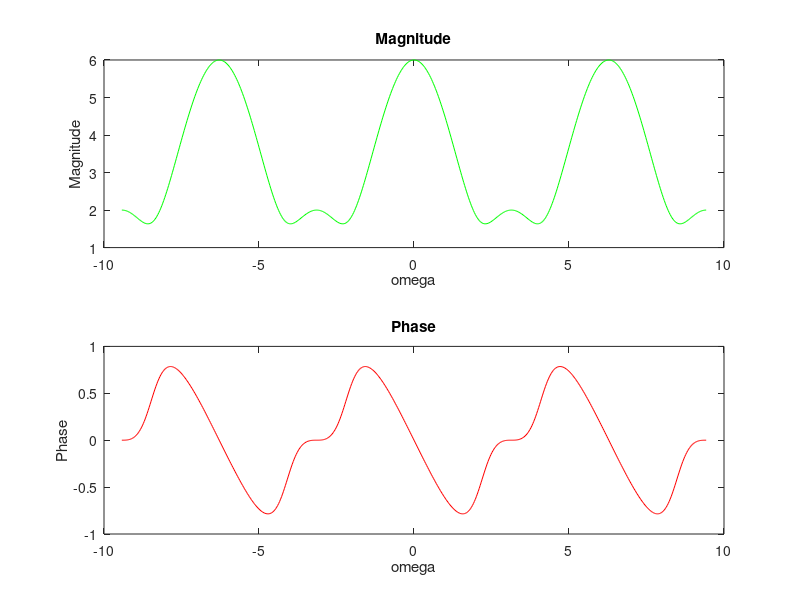

MATLAB code for this plot:
clc; clear all; close all;

h = [3 2 1];

omega = [-3*pi:pi/100:3*pi];

H = 3 + 2*exp(-i*omega)+exp(-2i*omega);

figure; 
subplot(2,1,1) 
plot(omega, abs(H), 'g'); 
xlabel('omega'); 
ylabel('Magnitude');
title('Magnitude')

subplot(2,1,2) 
plot(omega, angle(H), 'r'); 
xlabel('omega'); 
ylabel('Phase');
title('Phase')